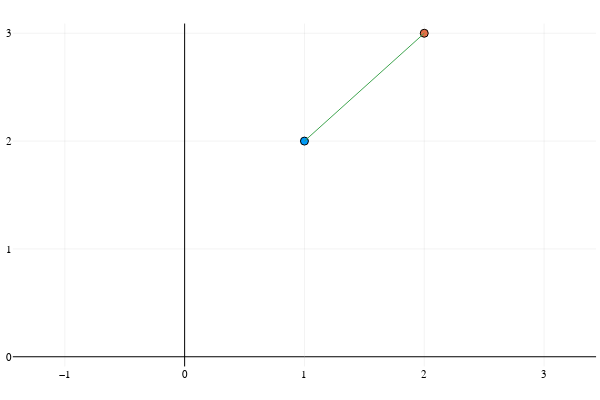

The cell this chart's notebook holds for it:
### Markdown cell above
Thus, a translation will be written as a double reflection.

Let $\mathbf a$ be the translation vector, the translation rotor can be written as

$$
T_{\mathbf a} = \left(
1 + \frac{\mathbf n_\infty \mathbf a}{2}
\right) =\exp\left(
\frac{\mathbf n_\infty \mathbf a}{2}
\right).
$$

We then have:
$$
T_{\mathbf a} F(\mathbf x) \tilde{T_{\mathbf a}} = F(\mathbf x +\mathbf a).
$$

### Code cell
x = cl.e1 + 2cl.e2 + 0cl.e3
a = cl.e1 + cl.e2
Ta = exp(n∞*a/2)

x_t = Ta * F(x) * reverse(Ta)

p1 = scatter([x.e1],[x.e2])
p1 = scatter!([x_t.e1],[x_t.e2],
    framestyle=:zerolines,
    legend=false,
    aspect_ratio=1);
p1 = quiver!([x.e1],[x.e2],quiver=([a.e1],[a.e2]))

### Figure 1 — Plotly figure (JSON) as saved in the notebook; plotly's stock layout.template omitted (floating-point values rounded to 4 significant figures)
{"data": [{"colorbar": {"len": 0.9525, "title": {"text": ""}, "x": 0.9934, "y": 0.5139}, "legendgroup": "y1", "marker": {"color": "rgba(0, 154, 250, 1.000)", "line": {"color": "rgba(0, 0, 0, 1)", "width": 1}, "size": 8, "symbol": "circle"}, "mode": "markers", "name": "y1", "showlegend": true, "type": "scatter", "x": [1], "xaxis": "x", "y": [2], "yaxis": "y", "zmax": null, "zmin": null}, {"colorbar": {"len": 0.9525, "title": {"text": ""}, "x": 0.9934, "y": 0.5139}, "legendgroup": "y2", "marker": {"color": "rgba(227, 111, 71, 1.000)", "line": {"color": "rgba(0, 0, 0, 1)", "width": 1}, "size": 8, "symbol": "circle"}, "mode": "markers", "name": "y2", "showlegend": true, "type": "scatter", "x": [2], "xaxis": "x", "y": [3], "yaxis": "y", "zmax": null, "zmin": null}, {"colorbar": {"len": 0.9525, "title": {"text": ""}, "x": 0.9934, "y": 0.5139}, "legendgroup": "", "line": {"color": "rgba(62, 164, 78, 1.000)", "dash": "solid", "shape": "linear", "width": 1}, "mode": "lines", "name": "", "showlegend": false, "type": "scatter", "x": [1, 2], "xaxis": "x", "y": [2, 3], "yaxis": "y", "zmax": null, "zmin": null}], "layout": {"annotations": [], "height": 400, "margin": {"b": 20, "l": 0, "r": 0, "t": 20}, "paper_bgcolor": "rgba(255, 255, 255, 1.000)", "plot_bgcolor": "rgba(255, 255, 255, 1.000)", "showlegend": false, "width": 600, "xaxis": {"anchor": "y", "domain": [0.02138, 0.9934], "gridcolor": "rgba(0, 0, 0, 0.1)", "gridwidth": 0.5, "linecolor": "rgba(0, 0, 0, 1)", "mirror": false, "range": [-1.434, 3.434], "showgrid": true, "showline": false, "showticklabels": true, "tickangle": 0, "tickcolor": "rgba(0, 0, 0, 0)", "tickfont": {"color": "rgba(0, 0, 0, 1)", "family": "sans-serif", "size": 11}, "tickmode": "array", "ticks": "inside", "ticktext": ["−1", "0", "1", "2", "3"], "tickvals": [-1, 0, 1, 2, 3], "title": {"font": {"color": "rgba(0, 0, 0, 1)", "family": "sans-serif", "size": 15}, "text": ""}, "type": "linear", "visible": true, "zeroline": true, "zerolinecolor": "rgba(0, 0, 0, 1)"}, "yaxis": {"anchor": "x", "domain": [0.03762, 0.9902], "gridcolor": "rgba(0, 0, 0, 0.1)", "gridwidth": 0.5, "linecolor": "rgba(0, 0, 0, 1)", "mirror": false, "range": [-0.09, 3.09], "showgrid": true, "showline": false, "showticklabels": true, "tickangle": 0, "tickcolor": "rgba(0, 0, 0, 0)", "tickfont": {"color": "rgba(0, 0, 0, 1)", "family": "sans-serif", "size": 11}, "tickmode": "array", "ticks": "inside", "ticktext": ["0", "1", "2", "3"], "tickvals": [0, 1, 2, 3], "title": {"font": {"color": "rgba(0, 0, 0, 1)", "family": "sans-serif", "size": 15}, "text": ""}, "type": "linear", "visible": true, "zeroline": true, "zerolinecolor": "rgba(0, 0, 0, 1)"}}}
